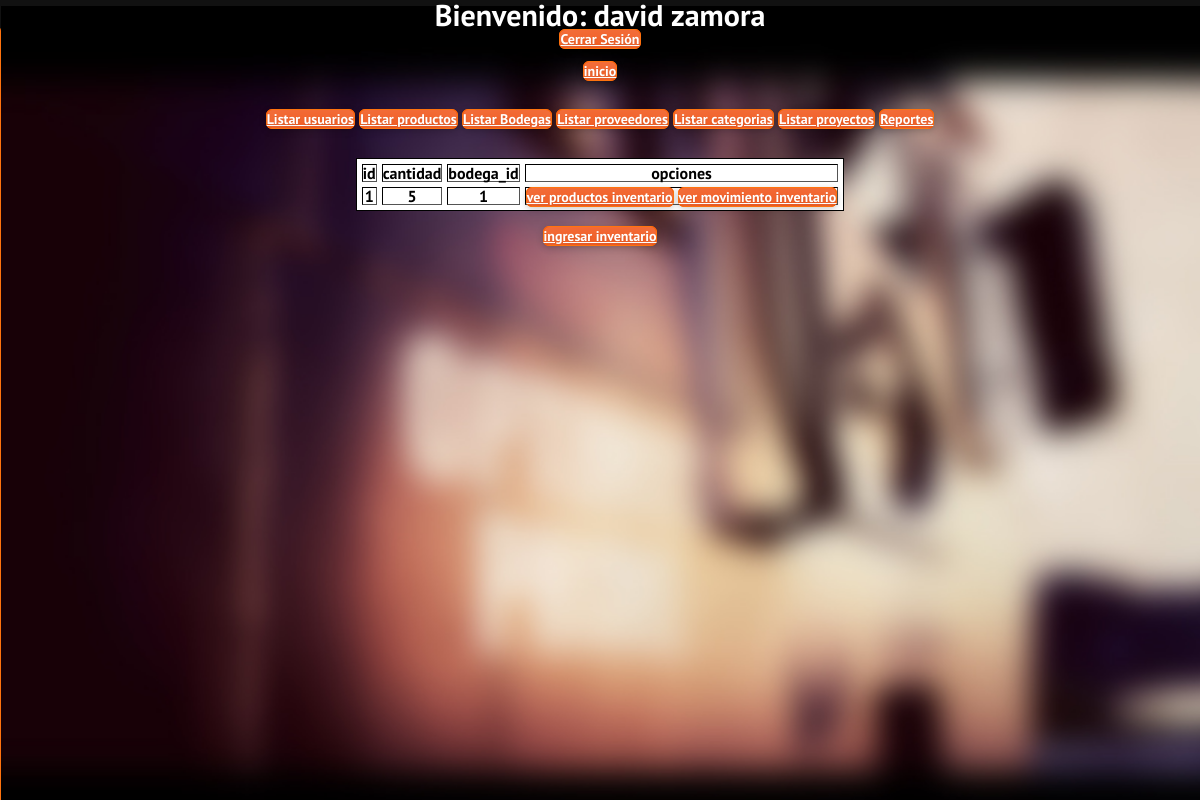
Page /listarInventario.php?idBodega=1 (signed in) on the committed database.
### tables this page shows
CREATE TABLE `inventario` (
  `id` int(11) NOT NULL AUTO_INCREMENT,
  `cantidad` int(11) NOT NULL,
  `bodega_id` int(11) NOT NULL,
  PRIMARY KEY (`id`),
  KEY `fk_inventario_bodega1_idx` (`bodega_id`),
  CONSTRAINT `fk_inventario_bodega1` FOREIGN KEY (`bodega_id`) REFERENCES `bodega` (`id`) ON DELETE NO ACTION ON UPDATE NO ACTION
);

### DAO/InventarioDAO.php (called while the page is built, shortened)
<?php
	class InventarioDAO{
		function listarInventarios($id){
			$con = conexion::getConexion();
			$query = $con->prepare("SELECT * FROM inventario WHERE bodega_id = :id");
			$query->bindParam(":id", $id, PDO::PARAM_INT);
			$query->execute();
			$filas = $query->fetchAll(PDO::FETCH_OBJ);
			return $filas;
		}
	}
 ?>

### listarInventario.php (the view, shortened to what this page needs)
<?php
	require('DAO/InventarioDAO.php');
	if(isset($_SESSION['rol']) || $_SESSION['rol'] === 1){
		$inventarioDAO = new InventarioDAO();
		$id = $_GET['idBodega'];
		$filas = $inventarioDAO->listarInventarios($id);
 ?>
 <!DOCTYPE html>
 <html>
	 <head>
	 	<?php include("template/template.php"); ?>
	 </head>
	 <body>
	 	<table border="1" cellspacing="5" >
	 		<thead>
	 				<th>id</th>
	 				<th>cantidad</th>
	 				<th>bodega_id</th>
	 				<th>opciones</th>
	 		</thead>
	 		<tbody>
	 			<?php foreach ($filas as $fila): ?>
	 				<tr>
	 					<th><?php echo $fila->id; ?></th>
	 					<th><?php echo $fila->cantidad; ?></th>
	 					<th><?php echo $fila->bodega_id; ?></th>
	 					<th><a href="listarProductosInventario.php?inventarioId=<?php echo $fila->id ?>">ver productos inventario</a>
	 					<a href="listarMovimientosInventario.php?inventarioId=<?php echo $fila->id ?>">ver movimiento inventario</a></th>
	 				</tr>
	 			<?php endforeach ?>
	 		</tbody>
	 	</table>
	 	<br>
	 	<a class="button" href="crearInventario.php">ingresar inventario</a>
	 </body>
 </html>
<?php
		}
?>

### assets/css/supersized.css (style rules this page uses)
* { margin:0; padding:0; }
body { background:#111; height:100%; }

### assets/css/style.css (style rules this page uses)
body { background: #f8f8f8; font-family: 'PT Sans', Helvetica, Arial, sans-serif; text-align: center; color: #fff; }
button, a { cursor: pointer; width: 300px; height: 44px; margin-top: 25px; padding: 0; background: #ef4300; -moz-border-radius: 6px; -webkit-border-radius: 6px; border-radius: 6px; border: 1px solid #ff730e; -moz-box-shadow: 0 15px 30px 0 rgba(255,255,255,.25) inset, 0 2px 7px 0 rgba(0,0,0,.2); -webkit-box-shadow: 0 15px 30px 0 rgba(255,255,255,.25) inset, 0 2px 7px 0 rgba(0,0,0,.2); box-shadow: 0 15px 30px 0 rgba(255,255,255,.25) inset, 0 2px 7px 0 rgba(0,0,0,.2); font-family: 'PT Sans', Helvetica, Arial, sans-serif; font-size: 14px; font-weight: 700; color: #fff; text-shadow: 0 1px 2px rgba(0,0,0,.1); -o-transition: all .2s; -moz-transition: all .2s; -webkit-transition: all .2s; -ms-transition: all .2s; }

### rows in the picture
inventario: id "1", cantidad "5", bodega "1"
